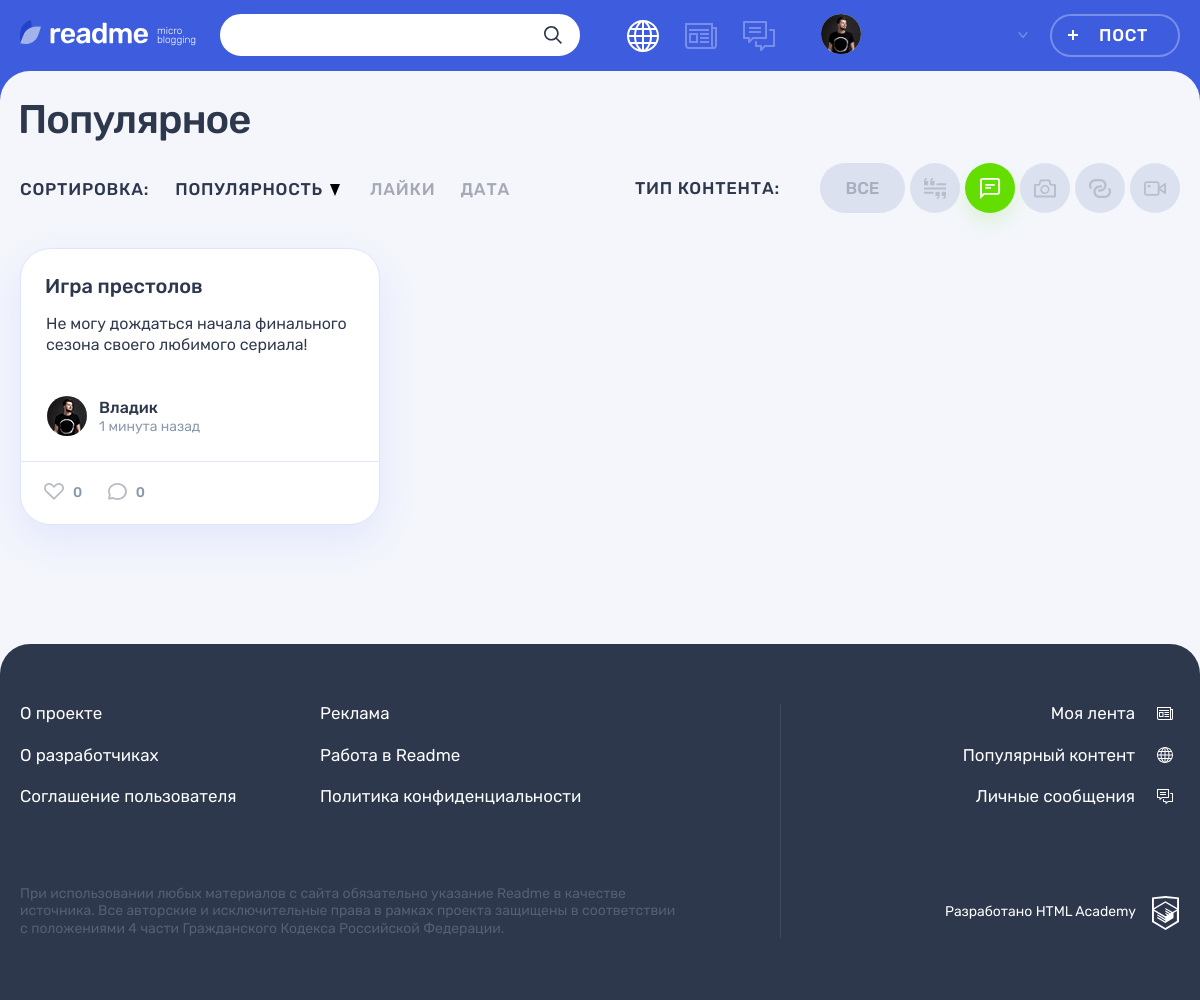
Page /index.php?post_type=2 on the committed database.
### tables this page shows
CREATE TABLE IF NOT EXISTS content_types  (
id INT UNSIGNED AUTO_INCREMENT PRIMARY KEY,
type_name VARCHAR(128),
type_class VARCHAR(128)
);

CREATE TABLE IF NOT EXISTS posts (
id INT UNSIGNED AUTO_INCREMENT PRIMARY KEY,
author_id INT UNSIGNED,
post_type INT UNSIGNED,
dt_add DATETIME,
title VARCHAR(128),
content TEXT,
quote_author TEXT,
img_url VARCHAR(128),
youtube_url VARCHAR(128),
url VARCHAR(128),
view_count INT,
FOREIGN KEY (author_id) REFERENCES users(id)
ON UPDATE CASCADE
ON DELETE CASCADE,
FOREIGN KEY (post_type) REFERENCES content_types(id)
ON UPDATE CASCADE
ON DELETE CASCADE
);

CREATE TABLE IF NOT EXISTS users (
id INT UNSIGNED AUTO_INCREMENT PRIMARY KEY,
username VARCHAR(32) NOT NULL UNIQUE,
dt_add DATETIME,
email VARCHAR(128) NOT NULL UNIQUE,
password VARCHAR(64),
avatar VARCHAR(128)
);

### helpers.php (called while the page is built, shortened)
<?php
function get_noun_plural_form(int $number, string $one, string $two, string $many): string
{
    $number = (int)$number;
    $mod10 = $number % 10;
    $mod100 = $number % 100;
    switch (true) {
        case ($mod10 === 1):
            return $one;
    }
}
function include_template($name, array $data = [])
{
    $name = 'templates/' . $name;
    extract($data);
    require $name;
    $result = ob_get_clean();
    return $result;
}
function generate_random_date($index)
{
    $deltas = [['minutes' => 59], ['hours' => 23], ['days' => 6], ['weeks' => 4], ['months' => 11]];
    $dcnt = count($deltas);
    $delta = $deltas[$index];
    $timeval = rand(1, current($delta));
    $timename = key($delta);
    $ts = strtotime("$timeval $timename ago");
    $dt = date('Y-m-d H:i:s', $ts);
    return $dt;
}

### functions.php (called while the page is built, shortened)
<?php
function truncate_text(string $text, int $truncate_length = 300): string
{
    if (mb_strlen($text) <= $truncate_length) {
        return $text;
    }
}
function get_post_time($post_id): DateTime
{
    $random_date = generate_random_date($post_id);
    return date_create($random_date);
}
function absolute_time_to_relative($absolute_time): string
{
    $current_date = date_create();
    $interval = date_diff($absolute_time, $current_date);
    $interval_in_minutes = $interval->days * 24 * 60;
    $interval_in_minutes += $interval->h * 60;
    $interval_in_minutes += $interval->i;
    if ($interval_in_minutes < 60) {
        $relative_time = $interval->i.' '.get_noun_plural_form($interval->i,'минута','минуты','минут').' назад';
    } elseif ($interval_in_minutes < 1440) {
        $relative_time = $interval->h.' '.get_noun_plural_form($interval->h,'час','часа','часов').' назад';
    } elseif ($interval_in_minutes < 10080) {
        $relative_time = $interval->d.' '.get_noun_plural_form($interval->d,'день','дня','дней').' назад';
    } elseif ($interval_in_minutes < 50400) {
        $weeks = floor($interval->d/7);
        $relative_time = $weeks.' '.get_noun_plural_form($weeks,'неделя','недели','недель').' назад';
    } else {
        $relative_time = $interval->m.' '.get_noun_plural_form($interval->m,'месяц','месяца','месяцев').' назад';
    }
    return $relative_time;
}
function secure_query(mysqli $con, string $sql, string $type, string $var): mysqli_result {
    $prepared_sql = mysqli_prepare($con, $sql);
    mysqli_stmt_bind_param($prepared_sql, $type, $var);
    mysqli_stmt_execute($prepared_sql);
    return mysqli_stmt_get_result($prepared_sql);
}

### templates/main.php (the view, shortened to what this page needs)
<div class="container">
    <h1 class="page__title page__title--popular">Популярное</h1>
</div>
<div class="popular container">
    <div class="popular__filters-wrapper">
        <div class="popular__sorting sorting">
            <b class="popular__sorting-caption sorting__caption">Сортировка:</b>
            <ul class="popular__sorting-list sorting__list">
                <li class="sorting__item sorting__item--popular">
                    <a class="sorting__link sorting__link--active" href="#">
                        <span>Популярность</span>
                        <svg class="sorting__icon" width="10" height="12">
                            <use xlink:href="#icon-sort"></use>
                        </svg>
                    </a>
                </li>
                <li class="sorting__item">
                    <a class="sorting__link" href="#">
                        <span>Лайки</span>
                    </a>
                </li>
                <li class="sorting__item">
                    <a class="sorting__link" href="#">
                        <span>Дата</span>
                    </a>
                </li>
            </ul>
        </div>
        <div class="popular__filters filters">
            <b class="popular__filters-caption filters__caption">Тип контента:</b>
            <ul class="popular__filters-list filters__list">
                <li class="popular__filters-item popular__filters-item--all filters__item filters__item--all">
                    <a class="filters__button filters__button--ellipse filters__button--all <?php if ($post_type == ''):?>filters__button--active <?php endif; ?>" href="#">
                        <span>Все</span>
                    </a>
                </li>
                <?php foreach($content_types as $index => $content_type): ?>
                    <li class="popular__filters-item filters__item">
                        <a class="button filters__button filters__button--<?=$content_type['type_class'];?> <?php if ($post_type == $content_type['id']):?>filters__button--active <?php endif; ?>" href="index.php?post_type=<?=$content_type['id'];?>">
                            <svg class="filters__icon" width="22" height="21">
                                <use xlink:href="#icon-filter-<?=$content_type['type_class'];?>"></use>
                            </svg>
                        </a>
                    </li>
                <?php endforeach ?>
            </ul>
        </div>
    </div>
    <div class="popular__posts">
        <?php foreach($posts as $index => $post): ?>
            <article class="popular__post post post-<?=$post['type_class'];?>">
            <header class="post__header">
                <h2><a href="post.php?id=<?=$post['id']?>"><?=$post['title'];?></a></h2>
            </header>
            <div class="post__main">
                <?php switch($post['type_class']): case 'quote': ?>
                <?php break; case 'text': ?>
                    <p><?=htmlspecialchars(truncate_text($post['content']));?></p>
                <?php break; case 'photo': ?>
                <?php endswitch ?>
            </div>
            <footer class="post__footer">
                <div class="post__author">
                    <a class="post__author-link" href="#" title="Автор">
                        <div class="post__avatar-wrapper">
                            <img class="post__author-avatar" src="img/<?=$post['avatar'];?>" alt="Аватар пользователя">
                        </div>
                        <div class="post__info">
                            <b class="post__author-name"><?=$post['username'];?></b>
                            <?php $post_time = get_post_time($index) ?>
                            <time class="post__time" datetime="<?= $post_time->format('Y-m-d H:i:s'); ?>" title="<?= $post_time->format('d.m.Y H:i'); ?>"><?= absolute_time_to_relative($post_time); ?></time>
                        </div>
                    </a>
                </div>
                <div class="post__indicators">
                    <div class="post__buttons">
                        <a class="post__indicator post__indicator--likes button" href="#" title="Лайк">
                            <svg class="post__indicator-icon" width="20" height="17">
                                <use xlink:href="#icon-heart"></use>
                            </svg>
                            <span>0</span>
                        </a>
                        <a class="post__indicator post__indicator--comments button" href="#" title="Комментарии">
                            <svg class="post__indicator-icon" width="19" height="17">
                                <use xlink:href="#icon-comment"></use>
                            </svg>
                            <span>0</span>
                        </a>
                    </div>
                </div>
            </footer>
            </article>
        <?php endforeach; ?>
    </div>
</div>

### rows in the picture
posts: title "Игра престолов", content "Не могу дождаться начала финального сезона своего любимого сериала!", author.avatar (picture), author.username "Владик", post_time "1 минута назад"
